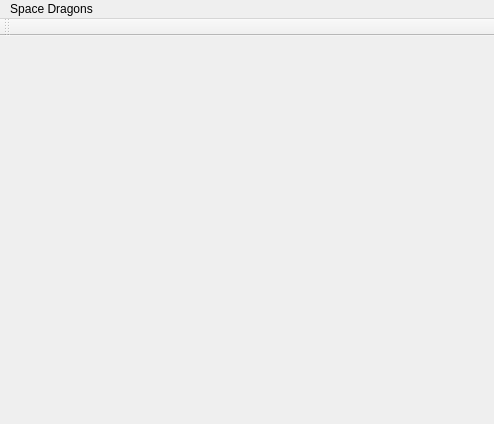
<?xml version="1.0" encoding="UTF-8"?>
<ui version="4.0">
 <class>MainWindow</class>
 <widget class="QMainWindow" name="MainWindow">
  <property name="geometry">
   <rect>
    <x>0</x>
    <y>0</y>
    <width>494</width>
    <height>424</height>
   </rect>
  </property>
  <property name="windowTitle">
   <string>MainWindow</string>
  </property>
  <widget class="QWidget" name="centralWidget">
   <widget class="QLabel" name="message">
    <property name="geometry">
     <rect>
      <x>10</x>
      <y>20</y>
      <width>471</width>
      <height>291</height>
     </rect>
    </property>
    <property name="text">
     <string/>
    </property>
    <property name="alignment">
     <set>Qt::AlignCenter</set>
    </property>
   </widget>
   <widget class="QWidget" name="horizontalLayoutWidget">
    <property name="geometry">
     <rect>
      <x>260</x>
      <y>330</y>
      <width>221</width>
      <height>41</height>
     </rect>
    </property>
    <layout class="QHBoxLayout" name="buttonSpace"/>
   </widget>
  </widget>
  <widget class="QMenuBar" name="menuBar">
   <property name="geometry">
    <rect>
     <x>0</x>
     <y>0</y>
     <width>494</width>
     <height>26</height>
    </rect>
   </property>
   <widget class="QMenu" name="menuSpace_Dragons">
    <property name="title">
     <string>Space Dragons</string>
    </property>
   </widget>
   <addaction name="menuSpace_Dragons"/>
  </widget>
  <widget class="QToolBar" name="mainToolBar">
   <attribute name="toolBarArea">
    <enum>TopToolBarArea</enum>
   </attribute>
   <attribute name="toolBarBreak">
    <bool>false</bool>
   </attribute>
  </widget>
 </widget>
 <layoutdefault spacing="6" margin="11"/>
 <resources/>
 <connections/>
</ui>
